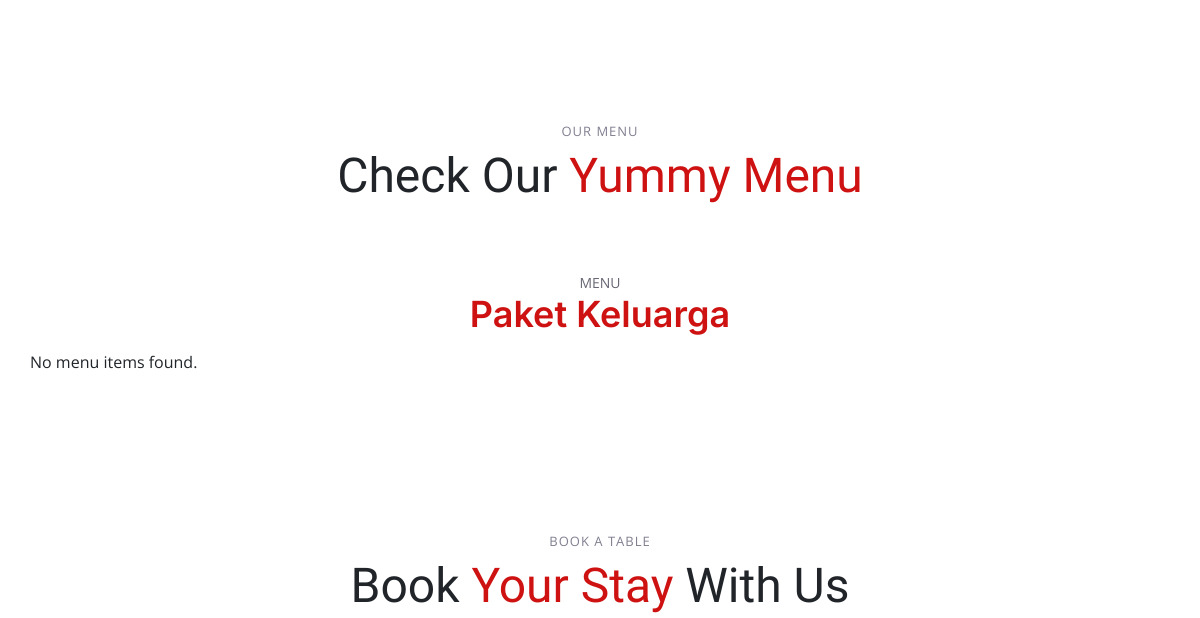
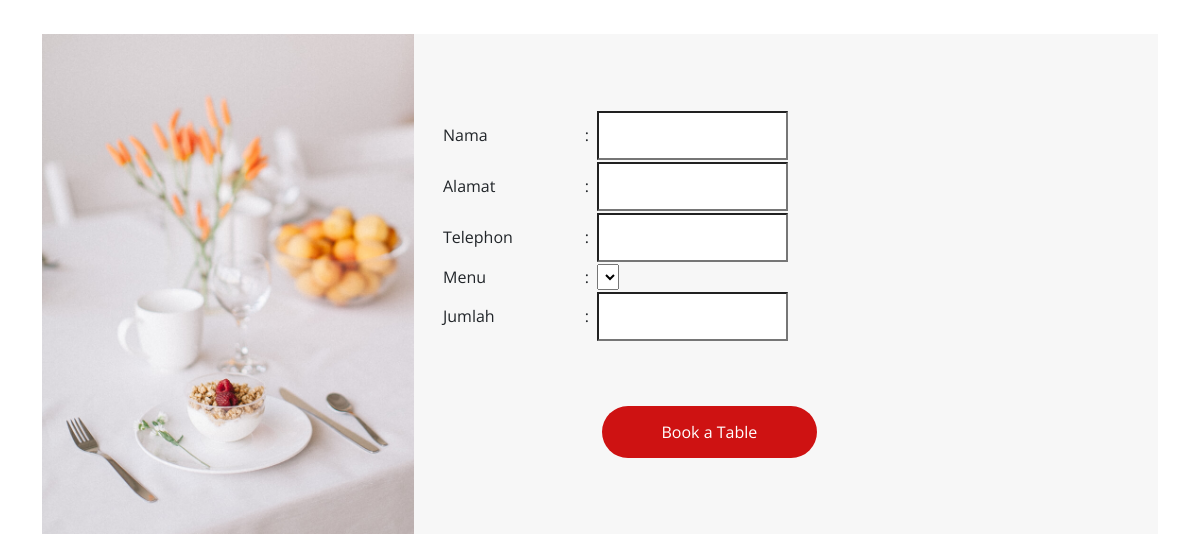
Before: /Yummy/index.php (middle part) with the older database file (2 pictures, top to bottom).
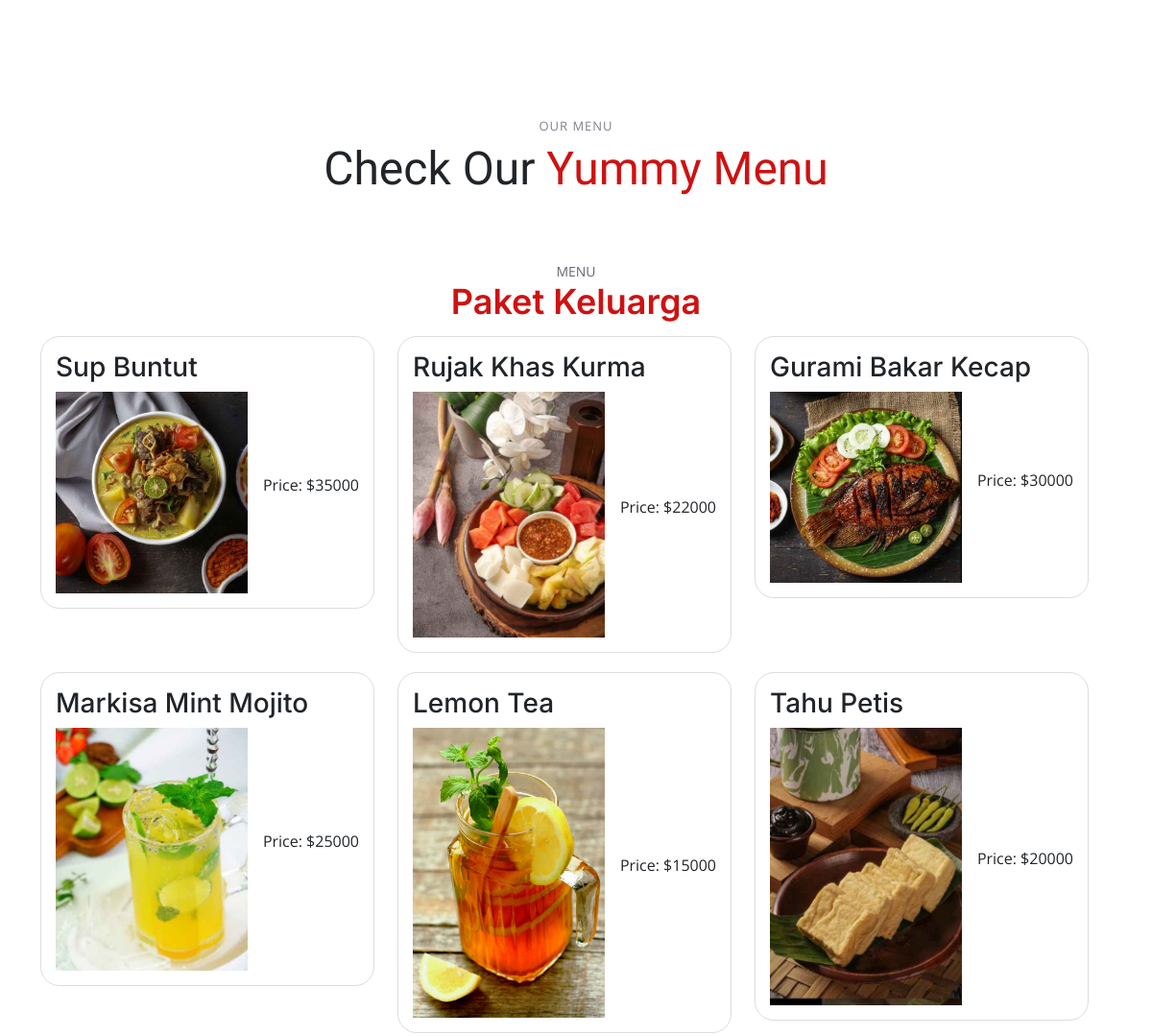
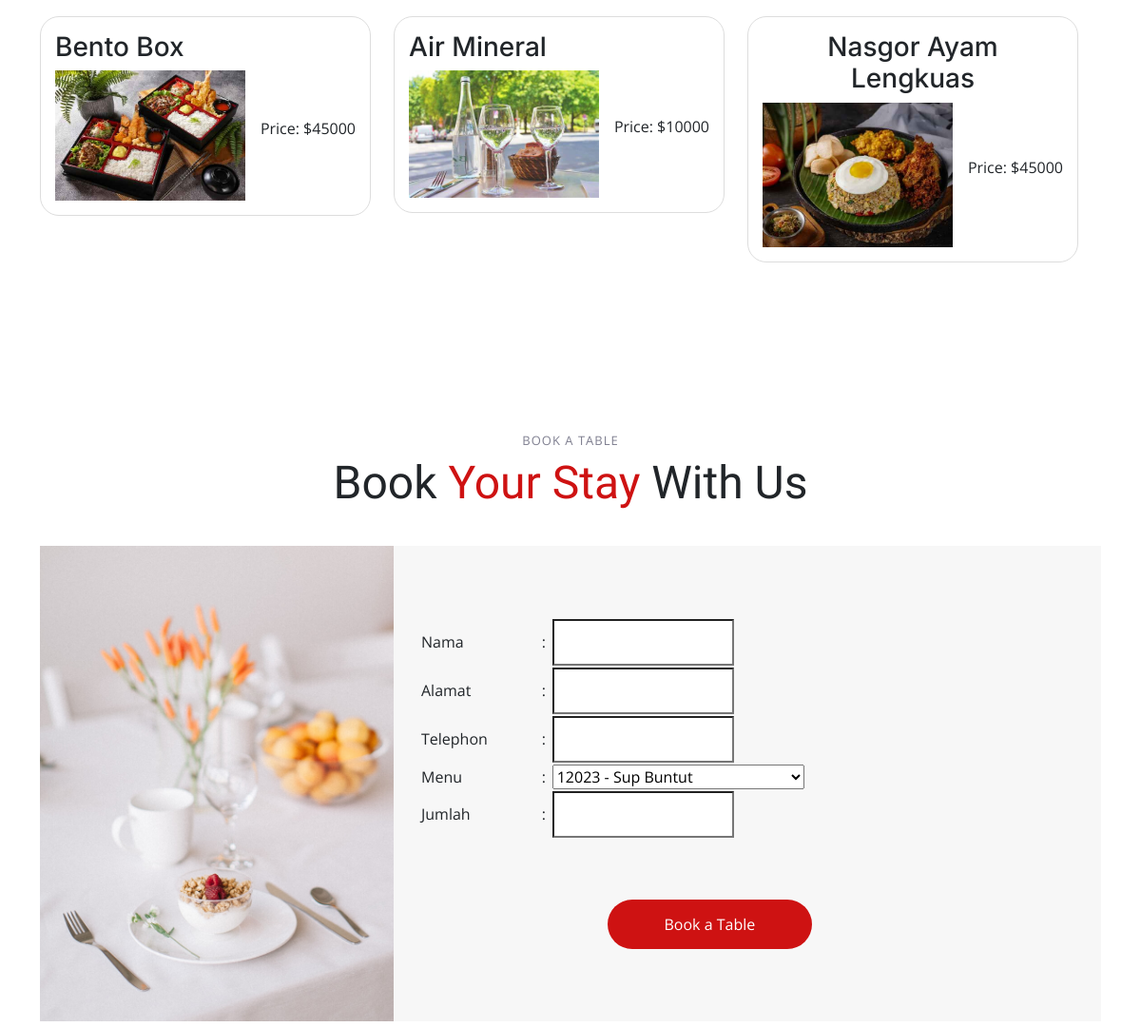
After: the same page with the newer database file (2 pictures, top to bottom).
### tables this page shows
CREATE TABLE `menu` (
  `menu_id` int(11) NOT NULL,
  `gambar` text DEFAULT NULL,
  `nama_menu` varchar(200) NOT NULL,
  `harga` decimal(10,0) NOT NULL
);

### Yummy/index.php (the view, shortened to what this page needs)
      <!DOCTYPE html>
      <html lang="en">
      <head>
        <link href="assets/vendor/bootstrap/css/bootstrap.min.css" rel="stylesheet">
        <link href="assets/vendor/bootstrap-icons/bootstrap-icons.css" rel="stylesheet">
        <link href="assets/vendor/aos/aos.css" rel="stylesheet">
        <link href="assets/vendor/glightbox/css/glightbox.min.css" rel="stylesheet">
        <link href="assets/vendor/swiper/swiper-bundle.min.css" rel="stylesheet">
        <link href="assets/css/main.css" rel="stylesheet">
      </head>
      <body>
        <main id="main">
        <?php
      include '../admin/koneksi.php';
      ?>
<section id="about" class="about">
    </section>
      <section id="menu" class="menu">
          <div class="container" data-aos="fade-up">
              <div class="section-header">
                  <h2>Our Menu</h2>
                  <p>Check Our <span>Yummy Menu</span></p>
              </div>
              <div class="tab-content" data-aos="fade-up" data-aos-delay="300">
                  <div class="tab-pane fade active show" id="menu-starters">
                      <div class="tab-header text-center">
                          <p>Menu</p>
                          <h3>Paket Keluarga</h3><br>
                      </div>
                      <div class="row gy-5">
                       <?php
                      $query = mysqli_query($conn, "SELECT * FROM `menu`");
                      if (mysqli_num_rows($query) > 0) {
                          echo '<div class="row">';
                          while ($row = mysqli_fetch_assoc($query)) {
                              echo '<div class="col-lg-4">';
                              echo '<div class="menu-item">';
                              echo '<h3>' . $row['nama_menu'] . '</h3>';
                              echo '<img src="' . $row['gambar'] . '" alt="' . $row['nama_menu'] . '" width="200">';
                              echo '<p>Price: $' . $row['harga'] . '</p>';
                              echo '</div>';
                              echo '</div>';
                          }
                          echo '</div>';
                      } else {
                          echo "No menu items found.";
                      }
                      ?>
                    </div>
                  </div>
              </div>
      </section>
    <section id="book-a-table" class="book-a-table">
      <div class="container" data-aos="fade-up">
        <div class="section-header">
          <h2>Book A Table</h2>
          <p>Book <span>Your Stay</span> With Us</p>
        </div>
        <div class="row g-0">
          <div class="col-lg-4 reservation-img" style="background-image: url(assets/img/reservation.jpg);" data-aos="zoom-out" data-aos-delay="200"></div>
          <div class="col-lg-8 d-flex align-items-center reservation-form-bg">
            <form action="forms/book-a-table.php" method="post" role="form" class="php-email-form" data-aos="fade-up" data-aos-delay="100">
              <div class="row gy-4">
              <table>
        <tr>
            <td>Nama</td>
            <td>:</td>
            <td><input type="text" name="nama"></td>
        </tr>
        <tr>
            <td>Alamat</td>
            <td>:</td>
            <td><input type="text" name="alamat"></td>
        </tr>
        <tr>
            <td>Telephon</td>
            <td>:</td>
            <td><input type="number" name="telepon" ></td>
        </tr>
        <tr>
    <td>Menu</td>
    <td>:</td>
    <td>
        <select name="menu_id">
            <?php
            include '../admin/koneksi.php';
            $queryMenu = mysqli_query($conn, "SELECT * FROM menu");
            while ($rowMenu = mysqli_fetch_assoc($queryMenu)) {
                echo '<option value="' . $rowMenu['menu_id'] . '">' . $rowMenu['menu_id'] . ' - ' . $rowMenu['nama_menu'] . '</option>';
            }
            ?>
        </select>
   </td>
        </tr>
        <tr>
            <td>Jumlah</td>
            <td>:</td>
            <td><input type="number" name="jumlah"></td>
        </tr>
            </table>
              <div class="text-center"><button type="submit">Book a Table</button></div>
            </form>
          </div>
        </div>
      </div>
    </section>
        </main>
      </body>
      </html>

### Yummy/assets/css/main.css (style rules this page uses)
:root { --font-default: "Open Sans", system-ui, -apple-system, "Segoe UI", Roboto, "Helvetica Neue", Arial, "Noto Sans", "Liberation Sans", sans-serif, "Apple Color Emoji", "Segoe UI Emoji", "Segoe UI Symbol", "Noto Color Emoji"; --font-primary: "Amatic SC", sans-serif; --font-secondary: "Inter", sans-serif; }
:root { --color-default: #212529; --color-primary: #ce1212; --color-secondary: #37373f; }
:root { scroll-behavior: smooth; }
body { font-family: var(--font-default); color: var(--color-default); }
h1, h2, h3, h4, h5, h6 { font-family: var(--font-secondary); }
section { overflow: hidden; padding: 80px 0; }
.section-header { text-align: center; padding-bottom: 30px; }
.section-header h2 { font-size: 13px; letter-spacing: 1px; font-weight: 400; margin: 0; padding: 0; color: #7f7f90; text-transform: uppercase; font-family: var(--font-default); }
.section-header p { margin: 0; font-size: 48px; font-weight: 400; font-family: var(--font-primary); }
.section-header p span { color: var(--color-primary); }
section { scroll-margin-top: 90px; }
.menu .tab-content .tab-header { padding: 30px 0; }
.menu .tab-content .tab-header p { font-size: 14px; text-transform: uppercase; color: #676775; margin-bottom: 0; }
.menu .tab-content .tab-header h3 { font-size: 36px; font-weight: 600; color: var(--color-primary); }
.menu .tab-content .menu-item { display: flex; flex-wrap: wrap; justify-content: space-between; align-items: center; text-align: center; }
.book-a-table .reservation-img { min-height: 500px; background-size: cover; background-position: center; }
.book-a-table .reservation-form-bg { background: rgba(55, 55, 63, 0.04); }
.book-a-table .php-email-form { padding: 40px; }
.book-a-table .php-email-form input, .book-a-table .php-email-form textarea { border-radius: 0; box-shadow: none; font-size: 14px; border-radius: 0; }
.book-a-table .php-email-form input { padding: 12px 15px; }
.book-a-table .php-email-form button[type=submit] { background: var(--color-primary); border: 0; padding: 14px 60px; color: #fff; transition: 0.4s; border-radius: 50px; }

### Yummy/index.php (style rules this page uses)
.menu-item { border: 1px solid #ddd; border-radius: 20px; padding: 15px; margin-bottom: 20px; transition: all 0.5s; }

Changed rows visible on the page:
added menu: nama_menu "Sup Buntut", gambar (picture), harga "35000"
added menu: nama_menu "Rujak Khas Kurma", gambar (picture), harga "22000"
added menu: nama_menu "Gurami Bakar Kecap", gambar (picture), harga "30000"
added menu: nama_menu "Markisa Mint Mojito", gambar (picture), harga "25000"
added menu: nama_menu "Lemon Tea", gambar (picture), harga "15000"
added menu: nama_menu "Tahu Petis", gambar (picture), harga "20000"
added menu: nama_menu "Bento Box", gambar (picture), harga "45000"
added menu: nama_menu "Air Mineral", gambar (picture), harga "10000"
added menu: nama_menu "Nasgor Ayam Lengkuas", gambar (picture), harga "45000"
Other visible differences:
form field menu_id: (not shown) → "12023 - Sup Buntut"
text no longer shown: "No menu items found."
